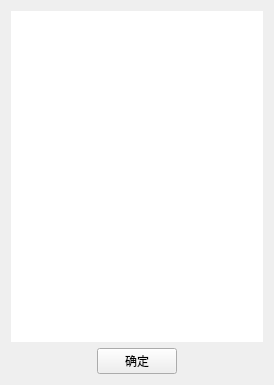
<?xml version="1.0" encoding="UTF-8"?>
<ui version="4.0">
 <class>InitiativeRoll</class>
 <widget class="QWidget" name="InitiativeRoll">
  <property name="geometry">
   <rect>
    <x>0</x>
    <y>0</y>
    <width>274</width>
    <height>385</height>
   </rect>
  </property>
  <property name="sizePolicy">
   <sizepolicy hsizetype="Fixed" vsizetype="Fixed">
    <horstretch>0</horstretch>
    <verstretch>0</verstretch>
   </sizepolicy>
  </property>
  <property name="windowTitle">
   <string>InitiativeRoll</string>
  </property>
  <property name="styleSheet">
   <string notr="true">font: 14pt &quot;Times New Roman&quot;;</string>
  </property>
  <layout class="QVBoxLayout" name="verticalLayout">
   <item>
    <widget class="QTableWidget" name="initTable">
     <property name="frameShape">
      <enum>QFrame::NoFrame</enum>
     </property>
     <property name="horizontalScrollBarPolicy">
      <enum>Qt::ScrollBarAlwaysOff</enum>
     </property>
     <property name="columnCount">
      <number>2</number>
     </property>
     <attribute name="horizontalHeaderVisible">
      <bool>false</bool>
     </attribute>
     <attribute name="verticalHeaderVisible">
      <bool>false</bool>
     </attribute>
     <column/>
     <column/>
    </widget>
   </item>
   <item>
    <layout class="QHBoxLayout" name="horizontalLayout">
     <item>
      <spacer name="horizontalSpacer_2">
       <property name="orientation">
        <enum>Qt::Horizontal</enum>
       </property>
       <property name="sizeHint" stdset="0">
        <size>
         <width>40</width>
         <height>20</height>
        </size>
       </property>
      </spacer>
     </item>
     <item>
      <widget class="QPushButton" name="okButton">
       <property name="styleSheet">
        <string notr="true">font: 14pt &quot;汉仪南宫体简&quot;;</string>
       </property>
       <property name="text">
        <string>确定</string>
       </property>
      </widget>
     </item>
     <item>
      <spacer name="horizontalSpacer">
       <property name="orientation">
        <enum>Qt::Horizontal</enum>
       </property>
       <property name="sizeHint" stdset="0">
        <size>
         <width>40</width>
         <height>20</height>
        </size>
       </property>
      </spacer>
     </item>
    </layout>
   </item>
  </layout>
 </widget>
 <layoutdefault spacing="6" margin="11"/>
 <resources/>
 <connections/>
</ui>
